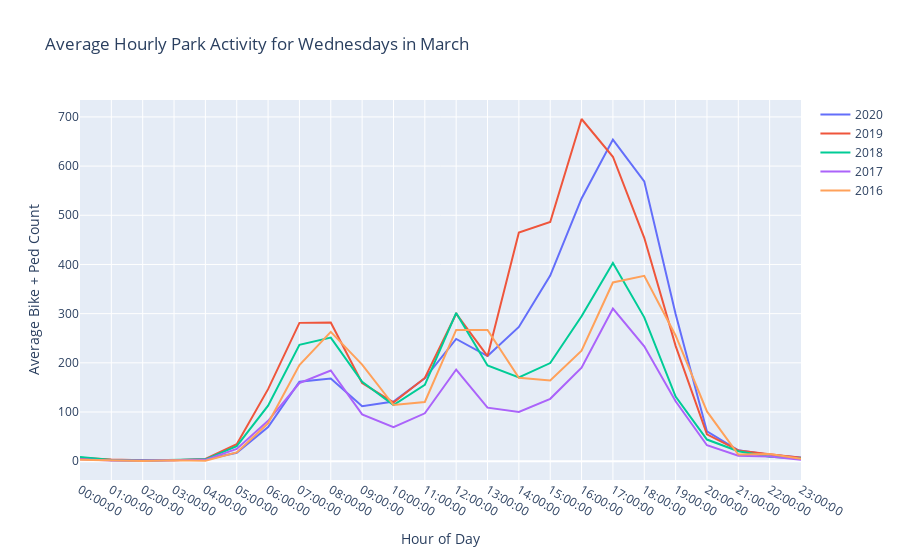

Notebook cell for this chart:
### Markdown cell above
That data looks about right, based on what we saw from individual Fridays in March 2020 on the first graph. Usage peaks in late afternoon when people get off work. In the future I will output this as a dictionary so we can see the times associated with each count. For now I'm going to apply this function to different weekdays in March to compare trends. Let's choose Wednesday, because in transportation terms you get a better picture of people's habits if you choose data in the middle of the week.

### Code cell
fig = go.Figure()
fig.add_trace(go.Scatter(x=alltimes, y=monthly_average_by_hour(3, 2020, 'Wednesday'),
                    mode='lines',
                    name='2020'))
fig.add_trace(go.Scatter(x=alltimes, y=monthly_average_by_hour(3, 2019, 'Wednesday'),
                    mode='lines',
                    name='2019'))
fig.add_trace(go.Scatter(x=alltimes, y=monthly_average_by_hour(3, 2018, 'Wednesday'),
                    mode='lines',
                    name='2018'))
fig.add_trace(go.Scatter(x=alltimes, y=monthly_average_by_hour(3, 2017, 'Wednesday'),
                    mode='lines',
                    name='2017'))
fig.add_trace(go.Scatter(x=alltimes, y=monthly_average_by_hour(3, 2016, 'Wednesday'),
                    mode='lines',
                    name='2016'))
fig.update_layout(title='Average Hourly Park Activity for Wednesdays in March',
                   xaxis_title='Hour of Day',
                   yaxis_title='Average Bike + Ped Count')
fig.show()

### Figure 1 — Plotly figure (JSON) as saved in the notebook; plotly's stock layout.template omitted (floating-point values rounded to 4 significant figures)
{"data": [{"mode": "lines", "name": "2020", "type": "scatter", "x": ["00:00:00", "01:00:00", "02:00:00", "03:00:00", "04:00:00", "05:00:00", "06:00:00", "07:00:00", "08:00:00", "09:00:00", "10:00:00", "11:00:00", "12:00:00", "13:00:00", "14:00:00", "15:00:00", "16:00:00", "17:00:00", "18:00:00", "19:00:00", "20:00:00", "21:00:00", "22:00:00", "23:00:00"], "y": [6.25, 1.75, 1, 2.5, 3.25, 17.25, 69.5, 161.8, 168, 111.8, 121.5, 168.5, 248.5, 213.8, 273, 377.5, 534.2, 654, 569, 299.2, 60.5, 22.25, 13, 7.5]}, {"mode": "lines", "name": "2019", "type": "scatter", "x": ["00:00:00", "01:00:00", "02:00:00", "03:00:00", "04:00:00", "05:00:00", "06:00:00", "07:00:00", "08:00:00", "09:00:00", "10:00:00", "11:00:00", "12:00:00", "13:00:00", "14:00:00", "15:00:00", "16:00:00", "17:00:00", "18:00:00", "19:00:00", "20:00:00", "21:00:00", "22:00:00", "23:00:00"], "y": [7.25, 3.5, 2, 2, 4.5, 34.5, 146.5, 281.2, 282, 159, 119.5, 169.2, 299.8, 213.5, 465, 486.5, 695.8, 619, 454.2, 234.5, 54.75, 22, 14.25, 6.75]}, {"mode": "lines", "name": "2018", "type": "scatter", "x": ["00:00:00", "01:00:00", "02:00:00", "03:00:00", "04:00:00", "05:00:00", "06:00:00", "07:00:00", "08:00:00", "09:00:00", "10:00:00", "11:00:00", "12:00:00", "13:00:00", "14:00:00", "15:00:00", "16:00:00", "17:00:00", "18:00:00", "19:00:00", "20:00:00", "21:00:00", "22:00:00", "23:00:00"], "y": [8.75, 2.5, 1.5, 3.25, 3.75, 30.5, 113, 236.8, 251.2, 161.5, 114, 155.2, 301.5, 194.5, 170.5, 199.5, 294.8, 403, 292.5, 131.5, 44, 20.25, 9.25, 5.5]}, {"mode": "lines", "name": "2017", "type": "scatter", "x": ["00:00:00", "01:00:00", "02:00:00", "03:00:00", "04:00:00", "05:00:00", "06:00:00", "07:00:00", "08:00:00", "09:00:00", "10:00:00", "11:00:00", "12:00:00", "13:00:00", "14:00:00", "15:00:00", "16:00:00", "17:00:00", "18:00:00", "19:00:00", "20:00:00", "21:00:00", "22:00:00", "23:00:00"], "y": [3.8, 1.4, 1.6, 2.2, 2.8, 25, 82.2, 158.6, 184.4, 95.2, 69.2, 97.4, 186.4, 108.8, 100, 126.8, 190.2, 310.4, 233.6, 121.8, 32.4, 11, 9.6, 3]}, {"mode": "lines", "name": "2016", "type": "scatter", "x": ["00:00:00", "01:00:00", "02:00:00", "03:00:00", "04:00:00", "05:00:00", "06:00:00", "07:00:00", "08:00:00", "09:00:00", "10:00:00", "11:00:00", "12:00:00", "13:00:00", "14:00:00", "15:00:00", "16:00:00", "17:00:00", "18:00:00", "19:00:00", "20:00:00", "21:00:00", "22:00:00", "23:00:00"], "y": [3, 1.4, 0.4, 2, 1, 17.8, 77, 195.6, 263, 196.4, 114.2, 120.4, 267, 266.8, 169.8, 164.2, 224.8, 363.4, 377, 255.6, 101.2, 13.6, 14.4, 5]}], "layout": {"title": {"text": "Average Hourly Park Activity for Wednesdays in March"}, "xaxis": {"autorange": true, "range": [0, 23], "title": {"text": "Hour of Day"}, "type": "category"}, "yaxis": {"autorange": true, "range": [-38.23, 734.4], "title": {"text": "Average Bike + Ped Count"}, "type": "linear"}}}
